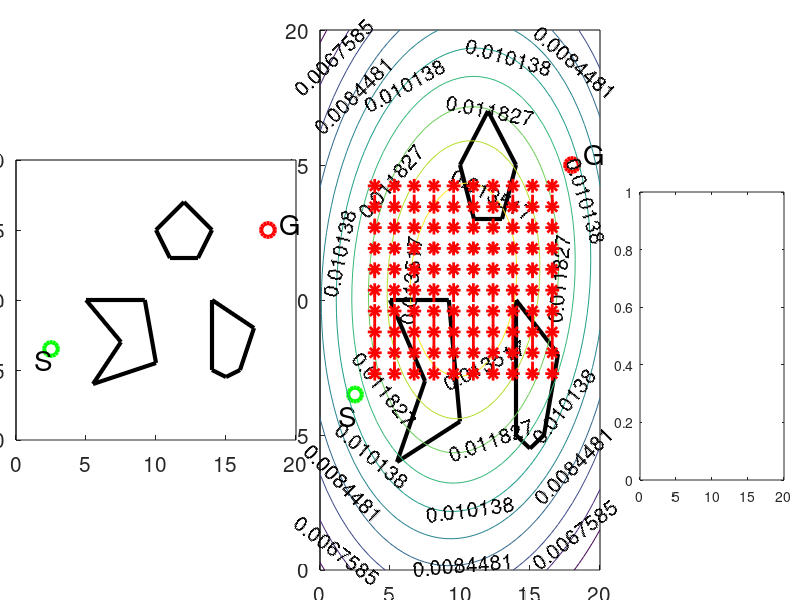

This figure's MATLAB source: (Note: this script raises an error after producing the figure.)
function f = cem_planning_test()
% EN530.678: demonstration of the cross-entropy method (CEM)
% for simple path planning with obstacles
%
% Marin Kobilarov, marin(at)jhu.edu
clear;
clc;
sn = 10;  % total intermediate knots
ng = 1;  % number of Gaussian mixture models
iter = 20; % total iterations

S = si_init(sn, ng);

N = 50;  % total samples

% take top 10%
p =.1;    % rho-quantile
nf = round(p*N);

S.ss = [];

s = feval(S.f_sinit, S);

crs = inf*ones(1,iter);

video =0;  %set to 1 to record a video
mov = 0;
if video,
  mov = avifile('ce.avi');
  mov.Quality = 100;
  mov.fps = 30;
end

uf = 0;   % set to 1 to generate and save separate plots for each iteration

S.uf = uf;

f1 = [];
f2 = [];

if uf
  f1 = figure
else
  figure
  set(gcf,'Position', [0 0 1280 480])
  subplot(1,3,1)
  subplot('Position',[0.02 0.05 .35 .9])
end

draw_env(S, 0);
view(2)
axis([0 20 0 20])
axis equal
drawnow

if uf
  f3 = figure
else
  subplot(1,3,3)
  subplot('Position',[0.8 0.2 .18 .48])
end
plot(1:iter, crs)

drawnow


if uf
  f2 = figure
else
  subplot(1,3,2)
  subplot('Position',[0.4 0.05 .35 .9])
end

feval(S.f_draws, s, S);

drawnow

pss = zeros(N, S.n*S.sn);

for k=1:iter,

  S.k = k;  
  if uf
    figure(f1);
  else    
    subplot(1,3,1)
    subplot('Position',[0.02 0.05 .35 .9])
  end

  hold off

  draw_env(S, 0);
  view(2)
  axis([0 20 0 20])
  axis equal
  
  disp('sampling')
  tic
  
  j0 = 2;
  if k==1
    j0=1;
  end
    
  for j=j0:N
        % pss :第j轮生成的sn 个随机点
        pss(j,:) = feval(S.f_sample, s, 1, S);

        % xs应该是右边示意图的点 是真正路径？
        xs = feval(S.f_traj, pss(j,:), S);

        % ss 存每轮生成的随机点？for what？
        S.ss(j).xs = xs;

        %cost 各点之间直线距离之和
        S.ss(j).c = feval(S.f_cost, pss(j,:), S);

        draw_path(xs, S, 'm', 1, 1);

        draw_bc(S, 0)

        axis([0 20 0 20])
        view(2)    
        drawnow
        if video,
          %    mov = addframe(mov,getframe(gca));
          mov = addframe(mov,gcf);
        end
    
  end
  toc
  
  if k==1
    Js1 = [S.ss.c]
    save('ce_Js.txt', 'Js1', '-ascii');
  end

  
  disp('fitting')
  tic
  %把N轮 由Sn个随机点的组成的随机路径排序
  [pss, cs] = ce_sort(pss, S);

  a = .9;
  
  %只按前nf好的sample更新
  sn = ce_fit(pss(1:nf,:), s, S);

  s.mu = a*sn.mu + (1-a)*s.mu;
  s.Sigma = a*sn.Sigma + (1-a)*s.Sigma;

  toc 
 
  % draw optimal
  xs = feval(S.f_traj, pss(1,:), S);
  draw_path(xs, S, 'k-', 3, 10)

%  for j=1:nf
%    draw_path(xss(:,:,j), S, 'b', 3);
%  end
  drawnow

  if uf
    saveas(gca,[num2str(k) '_1.eps'],'psc2');
  end
  
  crs(k) = cs(1);
  
  if uf
    figure(f3)
  else
    subplot(1,3,3)
    subplot('Position',[0.80 0.2 .18 .48])
  end

  if 1
    hold off   
    if (S.sys == 'ui')
      semilogy(1:k, crs(1:k), '-o', 'LineWidth',3)
    else
      plot(1:k, crs(1:k), '-o', 'LineWidth',3)
    end
      %  set(gca,'XTick',1:k)
    xlabel('iterations', 'FontSize', 15)
    ylabel('cost', 'FontSize', 15)
    
    set(gca, 'FontSize',15)
  end

  if uf
    saveas(gca,[num2str(k) '_3.eps'],'psc2');
  end
  
  if uf
    figure(f2);
  else
    subplot(1,3,2)
    subplot('Position',[0.4 0.05 .35 .9])
  end
  feval(S.f_draws, s, S);
  drawnow
  
  if uf
    saveas(gca,[num2str(k) '_2.eps'],'psc2');
  else
    %uncomment to save a new figure at each iteration
    % saveas(gca,[num2str(k) '.eps'],'psc2');
  end
    
  if video,
    %    mov = addframe(mov,getframe(gca));
    mov = addframe(mov,gcf);
  end
  
end

if video,
  mov = close(mov);
  saveas(gca,['all.eps'],'psc2');
end


function [pss, cs] = ce_sort(pss, S)
N = size(pss, 1); % number of samples
%cost
cs = zeros(N, 1);
for i=1:N,
  cs(i) = feval(S.f_cost, pss(i,:), S);
end
[cs,is] = sort(cs, 1, 'ascend');
pss = pss(is,:);


function s = ce_fit(pss, s, S)

% fit independently each point
if (S.ng == 1) 
    % sn个节点
  for i=1:S.sn,
    % extract all samples at i-th point
    ind = (i-1)*S.n + (1:S.n);
    s.mu(ind) = mean(pss(:,ind));
    s.Sigma(ind,ind) = cov(pss(:,ind)) + diag(S.rf.*rand(S.n,1));
  end
else
  if S.k > inf
    s = gmdistribution.fit(pss, S.ng, 'Start', s);
  else
    s = gmdistribution.fit(pss, S.ng, 'Regularize',.01);
  end
end


%%%%%%% problem specific %%%%%%%%%%

function S = si_init(sn, ng)

S.sys = 'si';

% problem specific params

% general parameters
S.f_sinit = @si_sinit;
S.f_traj = @si_traj;
S.f_draws = @si_draws;
S.f_sample = @si_sample;
S.f_valid = @si_valid;
S.f_cost = @si_cost;

% dimension
S.n = 2;
% sn knods
S.sn = sn;
% n gaussian model
S.ng = ng;

circ = 0

if ~circ
%coord for obstacle
S.Ps(1).xv = [10, 11, 13, 14, 12, 10];
S.Ps(1).yv = [15, 13, 13, 15, 17, 15];

S.Ps(2).xv = [5.5, 10, 9.2, 5, 7.5, 5.5];
S.Ps(2).yv = [4, 5.5, 10, 10, 7, 4];

S.Ps(3).xv = [14, 15, 16, 17, 14, 14];
S.Ps(3).yv = [5, 4.5, 5, 8, 10, 5];

%initial position and goal position
S.xi = [2.5; 6.5];
%S.xi = [2.5; 1];
S.xf = [18; 15];

else

  S.Os(1).q = [10,10];
  S.Os(1).r =4;

  S.xi = [2; 2];
  %S.xi = [2.5; 1];
  S.xf = [18; 18];


end

%S.xi = [5.5; 1];

S.snf = 6*S.sn;
S.ph = 0;

S.rf = [.1; .1];

% n 段路线 画图 起点到终点 sn + 2个点 start line
function xs = stline(xi, xf, sn)
n = length(xi);
xs = zeros(n, sn + 2);

for i=1:n
  xs(i,:) = linspace(xi(i), xf(i), sn+2);
end


function s = si_sinit(S)
% ng个高斯模型
% S.n 维 S.sn个gaussian
s.mu = zeros(S.ng, S.n*S.sn);
s.Sigma = zeros(S.n*S.sn, S.n*S.sn, S.ng);

xs = stline(S.xi,S.xf, S.sn); 

for j=1:S.ng
  s.mu(j,:) = reshape(xs(:,2:end-1), S.n*S.sn, 1);
  s.Sigma(:,:,j) = 100*eye(S.n*S.sn);
end

s.PComponents = 1/S.sn*ones(S.ng,1);


%每个点用直线连？
function xs = si_traj(ps, S)
xs = [S.xi, reshape(ps, S.n, S.sn), S.xf];
xs = interp1(linspace(0, 1, size(xs,2)), xs', ...
             linspace(0, 1, S.snf), 'cubic')';


% 按各个高斯分布生成随机点 对应只生成一个点
function ps = si_sample(s, c, S)

ps = zeros(1, S.n*S.sn);
while(1)
  if (S.ng > 1)
    obj = gmdistribution(s.mu, s.Sigma, s.PComponents);
    ps = random(obj,1);
  else
    for i=1:S.sn,
      ind = (i-1)*S.n + (1:S.n);
      ps(ind) = mvnrnd(s.mu(ind), s.Sigma(ind,ind), 1);
    end
  end
  if ~c || feval(S.f_valid, ps, S)
    break
  end
end


% ps 是随机生成的sn个点
% sum( , 1)是对每一列进行求和
%cost是n维空间上 各个点之间直线距离之和
function f = si_cost(ps, S)
ps = reshape(ps, S.n, S.sn);
xsa = [S.xi, ps];
xsb = [ps, S.xf];
dxs = xsb - xsa;

f = sum(sqrt(sum(dxs.*dxs, 1)));


function f = si_draws(s, S)
hold off
axis([0 20 0 20])
draw_env(S, 0);

Z = [];

xr = 0:.5:20;
yr = 0:.5:20;

[X,Y] = meshgrid(xr, yr);
Xr = reshape(X, size(X,1)*size(X,2), 1);
Yr = reshape(Y, size(Y,1)*size(Y,2), 1);

for i=1:S.sn
  ind = (i-1)*S.n + (1:2);
  obj = gmdistribution(s.mu(:,ind), s.Sigma(ind,ind,:), ...
                       s.PComponents);

  p = pdf(obj, [Xr, Yr]);
  if i==1
    Z = p;
  else
    Z = Z + p;
  end
  
  
%  ezcontour(@(x,y)pdf(obj,[x y]),[0 20],[0 20])
end


ps = 0

if ps
%  alpha(0);

  h = surf(xr, yr, reshape(Z, length(xr), length(yr)));

  set(h,'FaceAlpha',0);
  view(-20,48)


else
  view(2)
  hold on
  [C,h] = contour(xr, yr, reshape(Z, length(xr), length(yr)));
  set(h,'ShowText','on','TextStep',get(h,'LevelStep')*2)
  text_handle = clabel(C,h);
  set(text_handle,'FontSize',15)
end
set(gca,'FontSize',15);
drawnow

hold on

for i=1:S.ng,  
  p = reshape(s.mu(i,:), S.n, S.sn);
  %  z = interp2(X,Y,reshape(Z, length(xr), length(yr)), p(1,:),
  %  p(2,:));
  z = 0*ones(size(p,2));
  plot3(p(1,:), p(2,:), z, 'r--', 'LineWidth', 2)
  plot3(p(1,:), p(2,:), z, 'r*', 'MarkerSize', 10, 'LineWidth', 2)

end



function f = draw_path(xs, S, c, lw, ms)

plot3(xs(1,:), xs(2,:), S.ph*ones(size(xs,2),1), [c '-'], ...
      'LineWidth', lw, 'MarkerSize', ms);



function f = draw_env(S, z)

plot3([0,0,20,20], [0,20,20,0], [z z z z], '-k')
hold on

if isfield(S, 'Os')
  for i=1:length(S.Os),
    q = S.Os(i).q;
    r = S.Os(i).r;
    a = 0:.1:2*pi;
    plot3(q(1) + cos(a)*r, q(2) + sin(a)*r, z*ones(size(a)), '-k', 'LineWidth',3)
  end
end

if isfield(S, 'Ps')
  for i=1:length(S.Ps),    
    length(S.Ps(i).xv)
    plot3(S.Ps(i).xv, S.Ps(i).yv, z*ones(size(S.Ps(i).xv)), '-k', 'LineWidth',3);
  end
end

draw_bc(S,z)
set(gca, 'FontSize',15)


function f = draw_bc(S,z)
plot3(S.xi(1), S.xi(2), z, 'og','MarkerSize',10, 'LineWidth',3) 
h = text(S.xi(1)-1.2, S.xi(2)-.8, 'S');
set(h, 'FontSize',20);
plot3(S.xf(1), S.xf(2), z, 'or','MarkerSize',10, 'LineWidth',3) 
h = text(S.xf(1)+.8, S.xf(2)+.4, 'G');
set(h, 'FontSize',20);

set(gca, 'FontSize',15)


function f = si_valid(ps, S)

if si_inside(reshape(ps,2,length(ps)/2), S)
  f = 0
  return
end
xs = si_traj(ps, S);
f = ~si_inside(xs, S);


function f = si_inside(xs, S)

dxs = zeros(size(xs));

if isfield(S, 'Os')
  for o=1:length(S.Os),
    dxs(1,:) = xs(1,:) - S.Os(o).q(1);
    dxs(2,:) = xs(2,:) - S.Os(o).q(2);
    ds = sqrt(sum(dxs.*dxs,1));
    r = S.Os(o).r;
    %  if (ds < r)
    if ds < r
      f = 1;
      return
    end
    
    for i=1:size(xs,2)-1
      a = xs(:,i+1) - xs(:,i);
      a = a/norm(a);
      b = S.Os(o).q(1:2)' - xs(:,i);
      d = b'*a;
      if (d > 0 && norm(d*a - b) < S.Os(o).r)
        f = 1;
        return
      end
    end
      
  end
end

if isfield(S, 'Ps')
  for i=1:length(S.Ps),
    if inpolygon(xs(1,:), xs(2,:), S.Ps(i).xv, S.Ps(i).yv)
      f = 1
      return
    end
    
    [xi, yi] = polyxpoly(xs(1,:), xs(2,:), S.Ps(i).xv, S.Ps(i).yv);
    if ~isempty(xi)
      f = 1;
      return
    end
  end
end


f = 0;